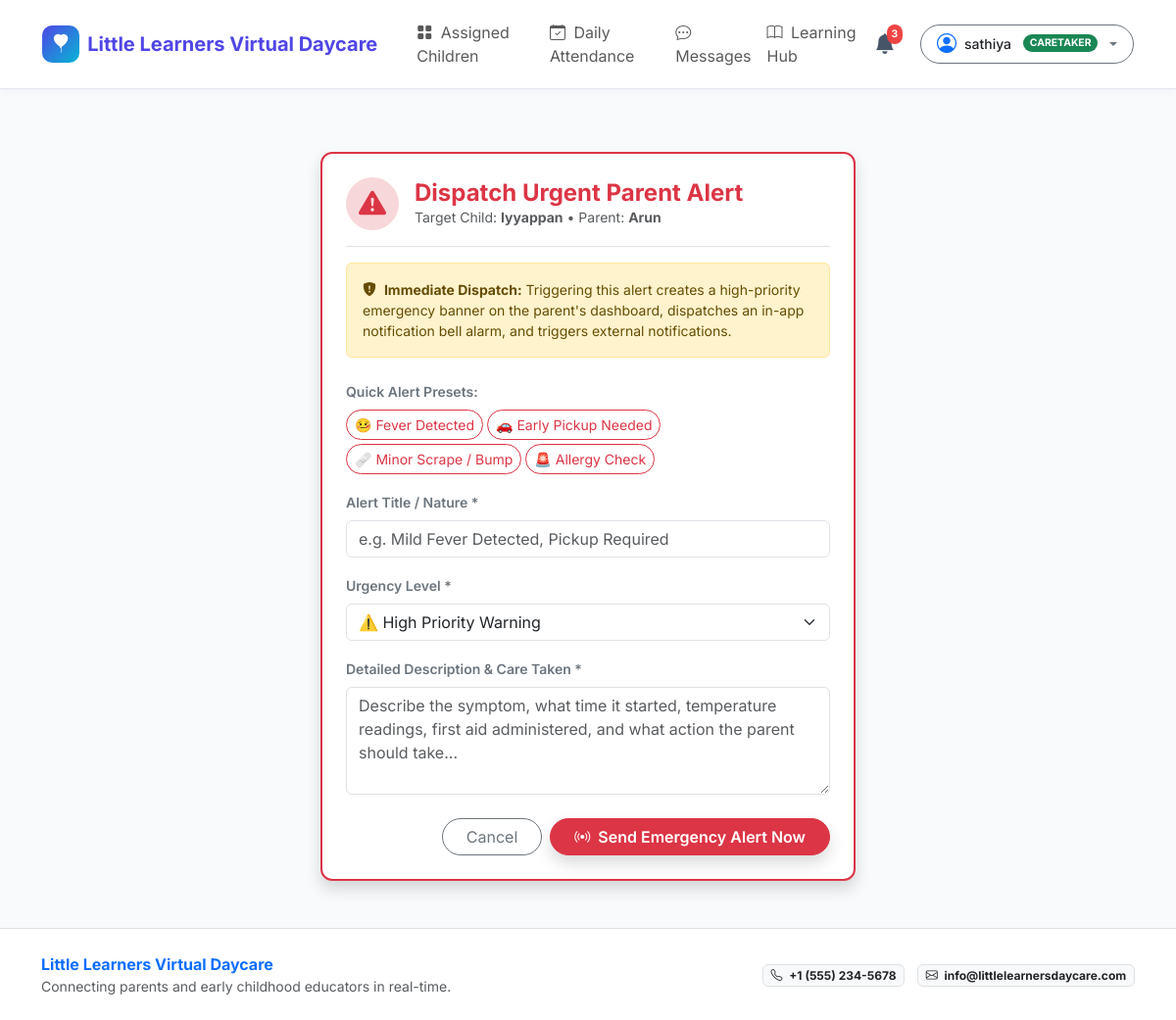
The page /caregiver/child/2/alert (signed in) on the database its author committed.
### models/user.py (models this page shows, shortened)
class User(UserMixin, db.Model):
    __tablename__ = 'users'
    id = db.Column(db.Integer, primary_key=True)
    name = db.Column(db.String(120), nullable=False)
    email = db.Column(db.String(120), unique=True, nullable=False, index=True)
    password_hash = db.Column(db.String(256), nullable=False)
    role = db.Column(db.String(20), nullable=False, default='parent') # 'admin', 'caregiver', 'parent'
    phone = db.Column(db.String(30), nullable=True)
    created_at = db.Column(db.DateTime, default=datetime.utcnow)
    is_approved = db.Column(db.Boolean, default=True) # caregivers need admin approval
    reset_token = db.Column(db.String(100), nullable=True, index=True)
    reset_token_expiry = db.Column(db.DateTime, nullable=True)
    parent_children = db.relationship('Child', back_populates='parent', foreign_keys='Child.parent_id', lazy='dynamic')
    assigned_children = db.relationship('Child', back_populates='caregiver', foreign_keys='Child.caregiver_id', lazy='dynamic')
    activity_logs = db.relationship('ActivityLog', back_populates='author', lazy='dynamic')
    photos_uploaded = db.relationship('Photo', back_populates='uploader', lazy='dynamic')
    sent_messages = db.relationship('Message', back_populates='sender', foreign_keys='Message.sender_id', lazy='dynamic')
    received_messages = db.relationship('Message', back_populates='receiver', foreign_keys='Message.receiver_id', lazy='dynamic')
    notifications = db.relationship('Notification', back_populates='user', lazy='dynamic', cascade='all, delete-orphan')
    complaints = db.relationship('Complaint', back_populates='user', lazy='dynamic')
    @property
    def is_admin(self):
        return self.role == 'admin'
    @property
    def is_caretaker(self):
        return self.role in ('caretaker', 'caregiver')
    @property
    def is_caregiver(self):
        return self.is_caretaker
    @property
    def is_parent(self):
        return self.role == 'parent'
    @property
    def display_role(self):
        if self.is_caretaker:
            return "Caretaker"
        return self.role.title()

### models/child.py (models this page shows, shortened)
class Child(db.Model):
    __tablename__ = 'children'
    id = db.Column(db.Integer, primary_key=True)
    name = db.Column(db.String(120), nullable=False)
    dob = db.Column(db.Date, nullable=False)
    gender = db.Column(db.String(20), nullable=True, default='unspecified')
    allergies = db.Column(db.Text, nullable=True)
    notes = db.Column(db.Text, nullable=True)
    photo_url = db.Column(db.String(255), nullable=True)
    qr_code_path = db.Column(db.String(255), nullable=True)
    parent_id = db.Column(db.Integer, db.ForeignKey('users.id'), nullable=False)
    caregiver_id = db.Column(db.Integer, db.ForeignKey('users.id'), nullable=True)
    created_at = db.Column(db.DateTime, default=datetime.utcnow)
    parent = db.relationship('User', foreign_keys=[parent_id], back_populates='parent_children')
    caregiver = db.relationship('User', foreign_keys=[caregiver_id], back_populates='assigned_children')
    activity_logs = db.relationship(
        'ActivityLog', back_populates='child', cascade='all, delete-orphan',
        order_by='ActivityLog.timestamp.desc()', lazy='dynamic'
    )
    photos = db.relationship(
        'Photo', back_populates='child', cascade='all, delete-orphan',
        order_by='Photo.timestamp.desc()', lazy='dynamic'
    )
    attendance_records = db.relationship(
        'Attendance', back_populates='child', cascade='all, delete-orphan',
        order_by='Attendance.date.desc()', lazy='dynamic'
    )
    messages = db.relationship(
        'Message', back_populates='child', cascade='all, delete-orphan',
        order_by='Message.timestamp.asc()', lazy='dynamic'
    )

### routes/caregiver.py (the view, shortened to what this page needs)
@caregiver_bp.route('/child/<int:child_id>/alert', methods=['GET', 'POST'])
def emergency_alert(child_id):
    child = get_authorized_child(child_id)
    return render_template('caregiver/emergency_alert.html', child=child)

### templates/caregiver/emergency_alert.html (shortened to what this page needs)
{% extends "base.html" %}
{% block content %}
<div class="container py-4">
  <div class="row justify-content-center">
    <div class="col-md-7 col-lg-6">
      <div class="card card-custom p-4 border-danger border-2 shadow">
        <div class="d-flex align-items-center gap-3 mb-3 pb-3 border-bottom">
          <div class="rounded-circle bg-danger-subtle text-danger p-3 d-flex align-items-center justify-content-center" style="width: 54px; height: 54px;">
            <i class="bi bi-exclamation-triangle-fill fs-3"></i>
          </div>
          <div>
            <h4 class="fw-bold text-danger mb-0">Dispatch Urgent Parent Alert</h4>
            <p class="text-muted small mb-0">Target Child: <strong>{{ child.name }}</strong> &bull; Parent: <strong>{{ child.parent.name if child.parent else 'N/A' }}</strong></p>
          </div>
        </div>
        <div class="alert alert-warning small mb-4">
          <i class="bi bi-shield-fill-exclamation me-1"></i>
          <strong>Immediate Dispatch:</strong> Triggering this alert creates a high-priority emergency banner on the parent's dashboard, dispatches an in-app notification bell alarm, and triggers external notifications.
        </div>
        <form method="POST" action="{{ url_for('caregiver.emergency_alert', child_id=child.id) }}">
          <div class="mb-3">
            <label class="form-label small fw-semibold text-secondary d-block">Quick Alert Presets:</label>
            <div class="d-flex flex-wrap gap-1">
              <button type="button" class="btn btn-sm btn-outline-danger rounded-pill" onclick="fillAlert('Fever Detected (100.2°F)', 'Child developed a fever after nap time. We gave water and are monitoring them in the quiet rest area. Please arrange early pickup if possible.', 'critical')">
                🤒 Fever Detected
              </button>
              <button type="button" class="btn btn-sm btn-outline-danger rounded-pill" onclick="fillAlert('Early Pickup Required', 'Child is feeling unwell / upset and requesting to go home early. Please contact the front desk when arriving.', 'warning')">
                🚗 Early Pickup Needed
              </button>
              <button type="button" class="btn btn-sm btn-outline-danger rounded-pill" onclick="fillAlert('Minor Fall / Scrape', 'Child had a minor bump/scrape on playground. First aid applied (ice pack & clean bandage). Child is calm and smiling.', 'info')">
                🩹 Minor Scrape / Bump
              </button>
              <button type="button" class="btn btn-sm btn-outline-danger rounded-pill" onclick="fillAlert('Allergic Reaction Suspicion', 'Mild hives/itching observed. Staff is monitoring vital signs. Please call daycare immediately.', 'critical')">
                🚨 Allergy Check
              </button>
            </div>
          </div>
          <div class="mb-3">
            <label for="alertTitle" class="form-label fw-semibold small text-secondary">Alert Title / Nature *</label>
            <input type="text" class="form-control" id="alertTitle" name="title" placeholder="e.g. Mild Fever Detected, Pickup Required" required>
          </div>
          <div class="mb-3">
            <label for="severity" class="form-label fw-semibold small text-secondary">Urgency Level *</label>
            <select class="form-select" id="severity" name="severity" required>
              <option value="warning" selected>⚠️ High Priority Warning</option>
            </select>
          </div>
          <div class="mb-4">
            <label for="alertContent" class="form-label fw-semibold small text-secondary">Detailed Description & Care Taken *</label>
            <textarea class="form-control" id="alertContent" name="content" rows="4" placeholder="Describe the symptom, what time it started, temperature readings, first aid administered, and what action the parent should take..." required></textarea>
          </div>
          <div class="d-flex justify-content-end gap-2">
            <a href="{{ url_for('caregiver.child_detail', child_id=child.id) }}" class="btn btn-outline-secondary px-4 rounded-pill">Cancel</a>
            <button type="submit" class="btn btn-danger px-4 rounded-pill fw-semibold shadow">
              <i class="bi bi-broadcast me-1"></i> Send Emergency Alert Now
            </button>
          </div>
        </form>
      </div>
    </div>
  </div>
</div>
{% endblock %}

### templates/base.html (shortened to what this page needs)
<!DOCTYPE html>
<html lang="en">
<head>
  <link href="https://cdn.jsdelivr.net/npm/bootstrap@5.3.3/dist/css/bootstrap.min.css" rel="stylesheet">
  <link href="https://cdn.jsdelivr.net/npm/bootstrap-icons@1.11.3/font/bootstrap-icons.min.css" rel="stylesheet">
  <link rel="stylesheet" href="{{ url_for('static', filename='css/style.css') }}">
</head>
<body>
  <nav class="navbar navbar-expand-lg navbar-custom sticky-top">
    <div class="container-fluid px-lg-4">
      <a class="navbar-brand brand-logo" href="{{ url_for('index') }}">
        <div class="brand-icon">
          <i class="bi bi-balloon-heart-fill"></i>
        </div>
        <span>{{ daycare_name }}</span>
      </a>
      <div class="collapse navbar-collapse" id="navbarMain">
        <ul class="navbar-nav me-auto mb-2 mb-lg-0 ms-lg-3">
          {% if current_user.is_authenticated %}
            {% if current_user.is_admin %}
              <li class="nav-item">
                <a class="nav-link {% if request.endpoint == 'admin.dashboard' %}active fw-bold text-primary{% endif %}" href="{{ url_for('admin.dashboard') }}">
                  <i class="bi bi-speedometer2 me-1"></i> Dashboard
                </a>
              </li>
              <li class="nav-item">
                <a class="nav-link {% if 'caregiver' in request.endpoint %}active fw-bold text-primary{% endif %}" href="{{ url_for('admin.caregivers') }}">
                  <i class="bi bi-person-badge me-1"></i> Caretakers
                </a>
              </li>
              <li class="nav-item">
                <a class="nav-link {% if 'children' in request.endpoint or 'child' in request.endpoint %}active fw-bold text-primary{% endif %}" href="{{ url_for('admin.children') }}">
                  <i class="bi bi-people me-1"></i> Children
                </a>
              </li>
              <li class="nav-item">
                <a class="nav-link {% if 'complaint' in request.endpoint %}active fw-bold text-primary{% endif %}" href="{{ url_for('admin.complaints') }}">
                  <i class="bi bi-chat-square-dots me-1"></i> Inquiries & Complaints
                </a>
              </li>
              <li class="nav-item">
                <a class="nav-link {% if 'learning' in request.endpoint %}active fw-bold text-primary{% endif %}" href="{{ url_for('admin.learning') }}">
                  <i class="bi bi-book me-1"></i> Learning Resources
                </a>
              </li>
            {% elif current_user.is_caregiver and current_user.is_approved %}
              <li class="nav-item">
                <a class="nav-link {% if request.endpoint == 'caregiver.dashboard' %}active fw-bold text-primary{% endif %}" href="{{ url_for('caregiver.dashboard') }}">
                  <i class="bi bi-grid-fill me-1"></i> Assigned Children
                </a>
              </li>
              <li class="nav-item">
                <a class="nav-link {% if request.endpoint == 'caregiver.roster_attendance' %}active fw-bold text-primary{% endif %}" href="{{ url_for('caregiver.roster_attendance') }}">
                  <i class="bi bi-calendar-check me-1"></i> Daily Attendance
                </a>
              </li>
              <li class="nav-item">
                <a class="nav-link {% if 'messages' in request.endpoint %}active fw-bold text-primary{% endif %}" href="{{ url_for('messages.message_threads') }}">
                  <i class="bi bi-chat-dots me-1"></i> Messages
                </a>
              </li>
              <li class="nav-item">
                <a class="nav-link" href="{{ url_for('learning.index') }}">
                  <i class="bi bi-book me-1"></i> Learning Hub
                </a>
              </li>
            {% endif %}
          {% endif %}
        </ul>
        <div class="d-flex align-items-center gap-3">
          {% if current_user.is_authenticated %}
            <div class="dropdown">
              <button class="notification-bell-btn position-relative" type="button" id="notificationBellBtn" data-bs-toggle="dropdown" aria-expanded="false">
                <i class="bi bi-bell-fill"></i>
                <span id="notificationBadge" class="notification-badge {% if unread_notifs_count == 0 %}d-none{% endif %}">
                  {{ unread_notifs_count }}
                </span>
              </button>
            </div>
            <div class="dropdown">
              <button class="btn btn-sm btn-outline-secondary dropdown-toggle d-flex align-items-center gap-2 rounded-pill px-3 py-1" type="button" data-bs-toggle="dropdown" aria-expanded="false">
                <i class="bi bi-person-circle fs-5 text-primary"></i>
                <span class="fw-medium text-dark">{{ current_user.name }}</span>
                <span class="badge {% if current_user.is_admin %}bg-dark{% elif current_user.is_caregiver %}bg-success{% else %}bg-primary{% endif %} rounded-pill ms-1 text-uppercase" style="font-size: 0.65rem;">
                  {{ current_user.display_role }}
                </span>
              </button>
            </div>
          {% else %}
            <a href="{{ url_for('auth.login') }}" class="btn btn-outline-primary btn-sm px-3 rounded-pill fw-medium">Sign In</a>
            <a href="{{ url_for('auth.register') }}" class="btn btn-primary btn-sm px-3 rounded-pill fw-medium">Register</a>
          {% endif %}
        </div>
      </div>
    </div>
  </nav>
  <div class="toast-container position-fixed bottom-0 end-0 p-3" id="toastContainer" style="z-index: 1090;"></div>
  <main class="py-4">
    {% block content %}{% endblock %}
  </main>
  <footer class="bg-white border-top py-4 mt-auto">
    <div class="container">
      <div class="row align-items-center gy-3">
        <div class="col-md-6 text-center text-md-start">
          <span class="fw-bold text-primary">{{ daycare_name }}</span>
          <p class="text-muted small mb-0">Connecting parents and early childhood educators in real-time.</p>
        </div>
        <div class="col-md-6 text-center text-md-end">
          <span class="badge bg-light text-dark border me-2"><i class="bi bi-telephone me-1"></i> {{ daycare_phone }}</span>
          <span class="badge bg-light text-dark border"><i class="bi bi-envelope me-1"></i> {{ daycare_email }}</span>
        </div>
      </div>
    </div>
  </footer>
</body>
</html>

### rows shown on the page
User: name "sathiya", display_role "CARETAKER"
Child: name "Iyyappan"
User: parent "Arun"

### other values the page prints
{{ daycare_name }} "Little Learners Virtual Daycare"
{{ unread_notifs_count }} "3"
{{ daycare_phone }} "+1 (555) 234-5678"
{{ daycare_email }} "info@littlelearnersdaycare.com"
